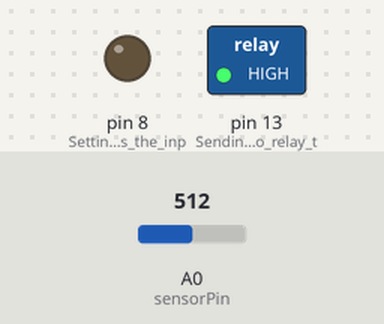
Simulated run of this sketch. Board: Arduino Uno, built with avr-gcc and run on an emulated ATmega328P. Shown: switched loads named in the sketch (green lamp = pin HIGH), output pins drawn as LEDs (lit = HIGH). The inputs (shaded band) are chosen by the test bench; at power-on: A0 (sensorPin) = 512. What the sketch prints to the serial monitor is not drawn.

Above: at 2.1 s.
At 92.1 s:
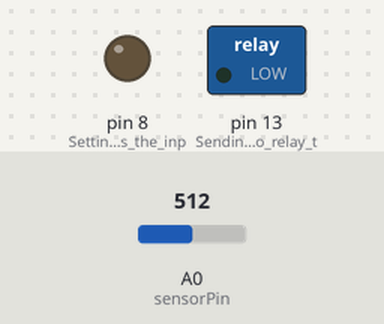
Timing chart, 0 to 95.5 s (numbered marks = the images above):
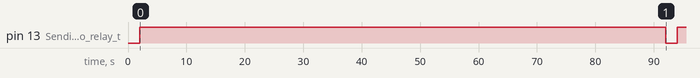

Measured:
- by itself, pin 13 (Sending_signal_to_relay_t): LOW → HIGH at 2.0 s, → LOW 90.0 s later, → HIGH 2.0 s later

The sketch:

fertilizera.ino
```cpp
//Relay Sensor Integer value
int relay = 13;
int sensor = 8;
int sensor1 = 0;
int sensorPin = A0;
int val1;


void setup() {
  // put your setup code here, to run once:
  pinMode(13, OUTPUT); //Sending signal to relay through pin 13
  pinMode(8, OUTPUT); //Setting ping 8 as the input pin in order to reieve data
  Serial.begin(9600);
  delay(2000);

}

void loop() {
  // put your main code here, to run repeatedly:
 sensor1 = analogRead(sensorPin);
Serial.print("\n\nAnalogValue:");
Serial.print(sensor1);
val1 = map(sensor1, 1023, 200, 0, 100);
Serial.print("\nPercentValue: ");
Serial.print(val1);
Serial.print("%");

 if(val1 >=60)
 {
  if(val1 >= 61 && val1 <= 75)
  {
    digitalWrite(13,HIGH); //sendinglow value to the relay
    delay(90000); //Puts fertilizer for 1.5 minutes (1 minute and 30 seconds)
    digitalWrite(13,LOW);
  }

  else
  {
    digitalWrite(13,LOW); //sends high value to the relay
  }
  delay(1000); //Every 2 hours is the delay (7200000)
  }
delay(1000);  //(7200000)


}
```
